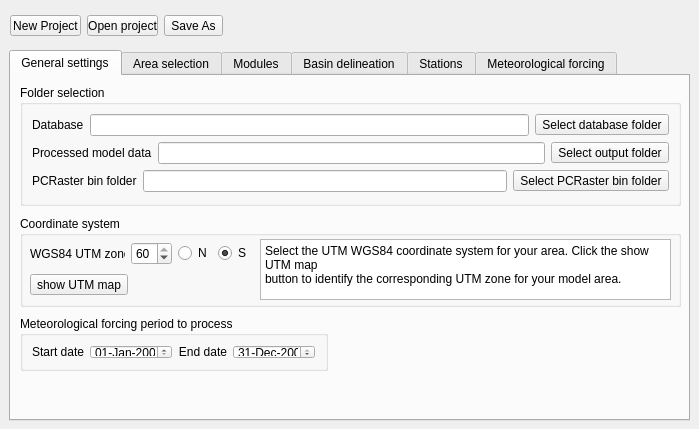
<?xml version="1.0" encoding="UTF-8"?>
<ui version="4.0">
 <class>SphyPreProcessDialog</class>
 <widget class="QDialog" name="SphyPreProcessDialog">
  <property name="geometry">
   <rect>
    <x>0</x>
    <y>0</y>
    <width>699</width>
    <height>429</height>
   </rect>
  </property>
  <property name="windowTitle">
   <string>SPHY preprocessor</string>
  </property>
  <widget class="QTabWidget" name="Tab">
   <property name="enabled">
    <bool>true</bool>
   </property>
   <property name="geometry">
    <rect>
     <x>9</x>
     <y>50</y>
     <width>681</width>
     <height>371</height>
    </rect>
   </property>
   <property name="currentIndex">
    <number>0</number>
   </property>
   <widget class="QWidget" name="generalTab">
    <attribute name="title">
     <string>General settings</string>
    </attribute>
    <widget class="QGroupBox" name="foldersGroupBox">
     <property name="geometry">
      <rect>
       <x>9</x>
       <y>9</y>
       <width>661</width>
       <height>121</height>
      </rect>
     </property>
     <property name="title">
      <string>Folder selection</string>
     </property>
     <layout class="QVBoxLayout" name="verticalLayout_2">
      <item>
       <layout class="QHBoxLayout" name="horizontalLayout_2">
        <item>
         <widget class="QLabel" name="databaseLabel">
          <property name="text">
           <string>Database</string>
          </property>
         </widget>
        </item>
        <item>
         <widget class="QLineEdit" name="databaseLineEdit">
          <property name="readOnly">
           <bool>true</bool>
          </property>
         </widget>
        </item>
        <item>
         <widget class="QToolButton" name="databaseFolderButton">
          <property name="text">
           <string>Select database folder</string>
          </property>
         </widget>
        </item>
       </layout>
      </item>
      <item>
       <layout class="QHBoxLayout" name="horizontalLayout">
        <item>
         <widget class="QLabel" name="processedModelDataLabel">
          <property name="text">
           <string>Processed model data</string>
          </property>
         </widget>
        </item>
        <item>
         <widget class="QLineEdit" name="resultsLineEdit">
          <property name="readOnly">
           <bool>true</bool>
          </property>
         </widget>
        </item>
        <item>
         <widget class="QToolButton" name="resultsFolderButton">
          <property name="text">
           <string>Select output folder</string>
          </property>
         </widget>
        </item>
       </layout>
      </item>
      <item>
       <layout class="QHBoxLayout" name="horizontalLayout_13">
        <item>
         <widget class="QLabel" name="pcrasterBinFolderLabel">
          <property name="text">
           <string>PCRaster bin folder</string>
          </property>
         </widget>
        </item>
        <item>
         <widget class="QLineEdit" name="pcrasterBinFolderLineEdit">
          <property name="readOnly">
           <bool>true</bool>
          </property>
         </widget>
        </item>
        <item>
         <widget class="QToolButton" name="pcrasterBinFolderButton">
          <property name="text">
           <string>Select PCRaster bin folder</string>
          </property>
         </widget>
        </item>
       </layout>
      </item>
     </layout>
    </widget>
    <widget class="QGroupBox" name="periodProcessGroupBox">
     <property name="geometry">
      <rect>
       <x>9</x>
       <y>240</y>
       <width>308</width>
       <height>55</height>
      </rect>
     </property>
     <property name="title">
      <string>Meteorological forcing period to process</string>
     </property>
     <layout class="QHBoxLayout" name="horizontalLayout_84">
      <item>
       <layout class="QHBoxLayout" name="horizontalLayout_4">
        <item>
         <widget class="QLabel" name="startDateLabel">
          <property name="text">
           <string>Start date</string>
          </property>
          <property name="alignment">
           <set>Qt::AlignRight|Qt::AlignTrailing|Qt::AlignVCenter</set>
          </property>
         </widget>
        </item>
        <item>
         <widget class="QDateEdit" name="startDateEdit">
          <property name="displayFormat">
           <string>dd-MMM-yyyy</string>
          </property>
         </widget>
        </item>
        <item>
         <widget class="QLabel" name="endDateLabel">
          <property name="text">
           <string>End date</string>
          </property>
          <property name="alignment">
           <set>Qt::AlignRight|Qt::AlignTrailing|Qt::AlignVCenter</set>
          </property>
         </widget>
        </item>
        <item>
         <widget class="QDateEdit" name="endDateEdit">
          <property name="date">
           <date>
            <year>2005</year>
            <month>12</month>
            <day>31</day>
           </date>
          </property>
          <property name="displayFormat">
           <string>dd-MMM-yyyy</string>
          </property>
         </widget>
        </item>
       </layout>
      </item>
     </layout>
    </widget>
    <widget class="QGroupBox" name="coordinateSystemGroupBox">
     <property name="geometry">
      <rect>
       <x>9</x>
       <y>140</y>
       <width>661</width>
       <height>91</height>
      </rect>
     </property>
     <property name="title">
      <string>Coordinate system</string>
     </property>
     <widget class="QPlainTextEdit" name="utmInfoLineEdit">
      <property name="geometry">
       <rect>
        <x>240</x>
        <y>23</y>
        <width>411</width>
        <height>61</height>
       </rect>
      </property>
      <property name="readOnly">
       <bool>true</bool>
      </property>
      <property name="plainText">
       <string>Select the UTM WGS84 coordinate system for your area. Click the show UTM map
button to identify the corresponding UTM zone for your model area.</string>
      </property>
     </widget>
     <widget class="QWidget" name="layoutWidget">
      <property name="geometry">
       <rect>
        <x>10</x>
        <y>23</y>
        <width>221</width>
        <height>61</height>
       </rect>
      </property>
      <layout class="QVBoxLayout" name="verticalLayout_3">
       <item>
        <layout class="QHBoxLayout" name="horizontalLayout_5">
         <item>
          <widget class="QLabel" name="utmLabel">
           <property name="text">
            <string>WGS84 UTM zone</string>
           </property>
          </widget>
         </item>
         <item>
          <widget class="QSpinBox" name="utmSpinBox">
           <property name="minimum">
            <number>1</number>
           </property>
           <property name="maximum">
            <number>60</number>
           </property>
           <property name="value">
            <number>60</number>
           </property>
          </widget>
         </item>
         <item>
          <widget class="QRadioButton" name="utmNRadioButton">
           <property name="text">
            <string>N</string>
           </property>
           <property name="checked">
            <bool>false</bool>
           </property>
          </widget>
         </item>
         <item>
          <widget class="QRadioButton" name="utmSRadioButton">
           <property name="text">
            <string>S</string>
           </property>
           <property name="checked">
            <bool>true</bool>
           </property>
          </widget>
         </item>
        </layout>
       </item>
       <item>
        <widget class="QToolButton" name="showUTMMapButton">
         <property name="text">
          <string>show UTM map</string>
         </property>
        </widget>
       </item>
      </layout>
     </widget>
    </widget>
    <widget class="QLabel" name="label_3">
     <property name="geometry">
      <rect>
       <x>520</x>
       <y>240</y>
       <width>151</width>
       <height>101</height>
      </rect>
     </property>
     <property name="text">
      <string/>
     </property>
     <property name="pixmap">
      <pixmap resource="resources.qrc">:/plugins/SphyPreProcess/icon.png</pixmap>
     </property>
     <property name="scaledContents">
      <bool>true</bool>
     </property>
    </widget>
   </widget>
   <widget class="QWidget" name="areaSelectionTab">
    <attribute name="title">
     <string>Area selection</string>
    </attribute>
    <widget class="QGroupBox" name="selectAreagroupBox">
     <property name="geometry">
      <rect>
       <x>9</x>
       <y>9</y>
       <width>181</width>
       <height>331</height>
      </rect>
     </property>
     <property name="autoFillBackground">
      <bool>true</bool>
     </property>
     <property name="title">
      <string>Select area</string>
     </property>
     <widget class="QToolButton" name="selectAreaButton">
      <property name="geometry">
       <rect>
        <x>10</x>
        <y>48</y>
        <width>157</width>
        <height>123</height>
       </rect>
      </property>
      <property name="palette">
       <palette>
        <active>
         <colorrole role="ButtonText">
          <brush brushstyle="SolidPattern">
           <color alpha="255">
            <red>0</red>
            <green>0</green>
            <blue>255</blue>
           </color>
          </brush>
         </colorrole>
        </active>
        <inactive>
         <colorrole role="ButtonText">
          <brush brushstyle="SolidPattern">
           <color alpha="255">
            <red>0</red>
            <green>0</green>
            <blue>255</blue>
           </color>
          </brush>
         </colorrole>
        </inactive>
        <disabled>
         <colorrole role="ButtonText">
          <brush brushstyle="SolidPattern">
           <color alpha="255">
            <red>120</red>
            <green>120</green>
            <blue>120</blue>
           </color>
          </brush>
         </colorrole>
        </disabled>
       </palette>
      </property>
      <property name="font">
       <font>
        <family>Comic Sans MS</family>
        <pointsize>9</pointsize>
        <weight>50</weight>
        <italic>false</italic>
        <bold>false</bold>
        <stylestrategy>NoAntialias</stylestrategy>
       </font>
      </property>
      <property name="cursor">
       <cursorShape>PointingHandCursor</cursorShape>
      </property>
      <property name="mouseTracking">
       <bool>false</bool>
      </property>
      <property name="autoFillBackground">
       <bool>true</bool>
      </property>
      <property name="text">
       <string>Click to select area</string>
      </property>
      <property name="icon">
       <iconset resource="resources.qrc">
        <normaloff>:/plugins/SphyPreProcess/select_area.png</normaloff>:/plugins/SphyPreProcess/select_area.png</iconset>
      </property>
      <property name="iconSize">
       <size>
        <width>150</width>
        <height>150</height>
       </size>
      </property>
      <property name="toolButtonStyle">
       <enum>Qt::ToolButtonTextUnderIcon</enum>
      </property>
     </widget>
     <widget class="QCheckBox" name="showBackgroundMapcheckBox">
      <property name="geometry">
       <rect>
        <x>11</x>
        <y>24</y>
        <width>158</width>
        <height>17</height>
       </rect>
      </property>
      <property name="text">
       <string>Show background layers</string>
      </property>
     </widget>
     <zorder>showBackgroundMapcheckBox</zorder>
     <zorder>selectAreaButton</zorder>
    </widget>
    <widget class="QGroupBox" name="areaPropertiesGroupBox">
     <property name="enabled">
      <bool>true</bool>
     </property>
     <property name="geometry">
      <rect>
       <x>200</x>
       <y>9</y>
       <width>471</width>
       <height>331</height>
      </rect>
     </property>
     <property name="title">
      <string>Area properties</string>
     </property>
     <widget class="QWidget" name="horizontalLayoutWidget_8">
      <property name="geometry">
       <rect>
        <x>10</x>
        <y>51</y>
        <width>215</width>
        <height>22</height>
       </rect>
      </property>
      <layout class="QHBoxLayout" name="horizontalLayout_9">
       <item>
        <widget class="QLabel" name="areaSizeLabel">
         <property name="text">
          <string>Area size [km2]</string>
         </property>
        </widget>
       </item>
       <item>
        <widget class="QLineEdit" name="areaSizeLineEdit">
         <property name="readOnly">
          <bool>true</bool>
         </property>
        </widget>
       </item>
      </layout>
     </widget>
     <widget class="QWidget" name="horizontalLayoutWidget_9">
      <property name="geometry">
       <rect>
        <x>10</x>
        <y>79</y>
        <width>451</width>
        <height>22</height>
       </rect>
      </property>
      <layout class="QHBoxLayout" name="horizontalLayout_8">
       <item>
        <widget class="QLabel" name="xminLabel">
         <property name="text">
          <string>xmin</string>
         </property>
        </widget>
       </item>
       <item>
        <widget class="QLineEdit" name="xminLineEdit">
         <property name="readOnly">
          <bool>true</bool>
         </property>
        </widget>
       </item>
       <item>
        <widget class="QLabel" name="xmaxLabel">
         <property name="text">
          <string>xmax</string>
         </property>
        </widget>
       </item>
       <item>
        <widget class="QLineEdit" name="xmaxLineEdit">
         <property name="readOnly">
          <bool>true</bool>
         </property>
        </widget>
       </item>
       <item>
        <widget class="QLabel" name="columnsLabel">
         <property name="text">
          <string>columns</string>
         </property>
        </widget>
       </item>
       <item>
        <widget class="QLineEdit" name="columnsLineEdit">
         <property name="readOnly">
          <bool>true</bool>
         </property>
        </widget>
       </item>
      </layout>
     </widget>
     <widget class="QWidget" name="horizontalLayoutWidget_10">
      <property name="geometry">
       <rect>
        <x>10</x>
        <y>107</y>
        <width>451</width>
        <height>22</height>
       </rect>
      </property>
      <layout class="QHBoxLayout" name="horizontalLayout_10">
       <item>
        <widget class="QLabel" name="yminLabel">
         <property name="text">
          <string>ymin</string>
         </property>
        </widget>
       </item>
       <item>
        <widget class="QLineEdit" name="yminLineEdit">
         <property name="readOnly">
          <bool>true</bool>
         </property>
        </widget>
       </item>
       <item>
        <widget class="QLabel" name="ymaxLabel">
         <property name="text">
          <string>ymax</string>
         </property>
        </widget>
       </item>
       <item>
        <widget class="QLineEdit" name="ymaxLineEdit">
         <property name="readOnly">
          <bool>true</bool>
         </property>
        </widget>
       </item>
       <item>
        <widget class="QLabel" name="rowsLabel">
         <property name="text">
          <string>rows</string>
         </property>
        </widget>
       </item>
       <item>
        <widget class="QLineEdit" name="rowsLineEdit">
         <property name="readOnly">
          <bool>true</bool>
         </property>
        </widget>
       </item>
      </layout>
     </widget>
     <widget class="QWidget" name="horizontalLayoutWidget_5">
      <property name="geometry">
       <rect>
        <x>240</x>
        <y>50</y>
        <width>221</width>
        <height>22</height>
       </rect>
      </property>
      <layout class="QHBoxLayout" name="horizontalLayout_6">
       <item>
        <widget class="QLabel" name="numberCellsLabel">
         <property name="text">
          <string>Number of cells</string>
         </property>
        </widget>
       </item>
       <item>
        <widget class="QLineEdit" name="numberCellsLineEdit">
         <property name="readOnly">
          <bool>true</bool>
         </property>
        </widget>
       </item>
      </layout>
     </widget>
     <widget class="QWidget" name="horizontalLayoutWidget_4">
      <property name="geometry">
       <rect>
        <x>10</x>
        <y>135</y>
        <width>451</width>
        <height>22</height>
       </rect>
      </property>
      <layout class="QHBoxLayout" name="horizontalLayout_3">
       <item>
        <widget class="QLabel" name="spatialResolutionLabel">
         <property name="text">
          <string>Set spatial resolution [m]</string>
         </property>
        </widget>
       </item>
       <item>
        <widget class="QSpinBox" name="spatialResolutionSpinBox">
         <property name="maximum">
          <number>100000</number>
         </property>
         <property name="singleStep">
          <number>10</number>
         </property>
         <property name="value">
          <number>500</number>
         </property>
        </widget>
       </item>
       <item>
        <widget class="QToolButton" name="calculateAreaPropsButton">
         <property name="text">
          <string>Re-calculate area properties</string>
         </property>
        </widget>
       </item>
      </layout>
     </widget>
     <widget class="QWidget" name="horizontalLayoutWidget_2">
      <property name="geometry">
       <rect>
        <x>10</x>
        <y>23</y>
        <width>451</width>
        <height>22</height>
       </rect>
      </property>
      <layout class="QHBoxLayout" name="horizontalLayout_11">
       <item>
        <widget class="QLabel" name="selectedAreaMapLabel">
         <property name="text">
          <string>Selected area</string>
         </property>
        </widget>
       </item>
       <item>
        <widget class="QLineEdit" name="selectedAreaMapLineEdit">
         <property name="readOnly">
          <bool>true</bool>
         </property>
        </widget>
       </item>
      </layout>
     </widget>
     <widget class="QWidget" name="horizontalLayoutWidget_3">
      <property name="geometry">
       <rect>
        <x>10</x>
        <y>160</y>
        <width>451</width>
        <height>31</height>
       </rect>
      </property>
      <layout class="QHBoxLayout" name="horizontalLayout_12">
       <item>
        <widget class="QToolButton" name="createModelCloneButton">
         <property name="text">
          <string>Create model clone</string>
         </property>
        </widget>
       </item>
       <item>
        <widget class="QLineEdit" name="cloneLineEdit">
         <property name="readOnly">
          <bool>true</bool>
         </property>
        </widget>
       </item>
      </layout>
     </widget>
    </widget>
   </widget>
   <widget class="QWidget" name="modulesTab">
    <attribute name="title">
     <string>Modules</string>
    </attribute>
    <widget class="QGroupBox" name="modulesGroupBox">
     <property name="geometry">
      <rect>
       <x>11</x>
       <y>11</y>
       <width>138</width>
       <height>331</height>
      </rect>
     </property>
     <property name="title">
      <string>Modules to process</string>
     </property>
     <layout class="QVBoxLayout" name="verticalLayout">
      <item>
       <widget class="QCheckBox" name="glacierModCheckBox">
        <property name="text">
         <string>Glaciers</string>
        </property>
       </widget>
      </item>
      <item>
       <widget class="QCheckBox" name="snowModCheckBox">
        <property name="text">
         <string>Snow</string>
        </property>
       </widget>
      </item>
      <item>
       <widget class="QCheckBox" name="groundwaterModCheckBox">
        <property name="text">
         <string>Groundwater</string>
        </property>
       </widget>
      </item>
      <item>
       <widget class="QCheckBox" name="routingModCheckBox">
        <property name="text">
         <string>Routing</string>
        </property>
       </widget>
      </item>
      <item>
       <widget class="QCheckBox" name="dynamicVegModCheckBox">
        <property name="enabled">
         <bool>false</bool>
        </property>
        <property name="text">
         <string>Dynamic vegetation</string>
        </property>
       </widget>
      </item>
      <item>
       <widget class="QCheckBox" name="lakesModCheckBox">
        <property name="enabled">
         <bool>false</bool>
        </property>
        <property name="text">
         <string>Lakes</string>
        </property>
       </widget>
      </item>
      <item>
       <widget class="QCheckBox" name="reservorisModCheckBox">
        <property name="enabled">
         <bool>false</bool>
        </property>
        <property name="text">
         <string>Reservoirs</string>
        </property>
       </widget>
      </item>
      <item>
       <widget class="QCheckBox" name="sedimentModCheckBox">
        <property name="enabled">
         <bool>false</bool>
        </property>
        <property name="text">
         <string>Sediment</string>
        </property>
       </widget>
      </item>
     </layout>
    </widget>
    <widget class="QGroupBox" name="mapsGroupBox">
     <property name="geometry">
      <rect>
       <x>155</x>
       <y>11</y>
       <width>131</width>
       <height>331</height>
      </rect>
     </property>
     <property name="title">
      <string>Maps to process</string>
     </property>
     <layout class="QVBoxLayout" name="verticalLayout_4">
      <item>
       <widget class="QListWidget" name="modulesListWidget"/>
      </item>
     </layout>
    </widget>
    <widget class="QGroupBox" name="processLog1GroupBox">
     <property name="geometry">
      <rect>
       <x>295</x>
       <y>11</y>
       <width>371</width>
       <height>331</height>
      </rect>
     </property>
     <property name="title">
      <string>Process log</string>
     </property>
     <layout class="QGridLayout" name="gridLayout_3">
      <item row="0" column="0" colspan="2">
       <widget class="QTextEdit" name="processLog1TextEdit">
        <property name="readOnly">
         <bool>true</bool>
        </property>
       </widget>
      </item>
      <item row="1" column="0">
       <widget class="QProgressBar" name="initialMapsProgressBar">
        <property name="value">
         <number>0</number>
        </property>
       </widget>
      </item>
      <item row="1" column="1">
       <widget class="QToolButton" name="createInitialMapsToolButton">
        <property name="text">
         <string>Create initial maps</string>
        </property>
       </widget>
      </item>
     </layout>
    </widget>
   </widget>
   <widget class="QWidget" name="basinDelineationTab">
    <attribute name="title">
     <string>Basin delineation</string>
    </attribute>
    <widget class="QGroupBox" name="processLog2GroupBox">
     <property name="geometry">
      <rect>
       <x>10</x>
       <y>94</y>
       <width>431</width>
       <height>251</height>
      </rect>
     </property>
     <property name="title">
      <string>Process log</string>
     </property>
     <layout class="QGridLayout" name="gridLayout">
      <item row="1" column="1">
       <widget class="QToolButton" name="delineateButton">
        <property name="enabled">
         <bool>false</bool>
        </property>
        <property name="text">
         <string>Delineate basin</string>
        </property>
       </widget>
      </item>
      <item row="0" column="0" colspan="2">
       <widget class="QTextEdit" name="processLog2TextEdit">
        <property name="readOnly">
         <bool>true</bool>
        </property>
       </widget>
      </item>
      <item row="1" column="0">
       <widget class="QProgressBar" name="delineateProgressBar">
        <property name="value">
         <number>0</number>
        </property>
       </widget>
      </item>
     </layout>
    </widget>
    <widget class="QGroupBox" name="outletsGroupBox">
     <property name="geometry">
      <rect>
       <x>10</x>
       <y>10</y>
       <width>661</width>
       <height>78</height>
      </rect>
     </property>
     <property name="title">
      <string>Basin settings</string>
     </property>
     <layout class="QFormLayout" name="formLayout">
      <item row="0" column="0" colspan="2">
       <layout class="QHBoxLayout" name="horizontalLayout_14">
        <item>
         <widget class="QLineEdit" name="outletsLineEdit">
          <property name="readOnly">
           <bool>true</bool>
          </property>
         </widget>
        </item>
        <item>
         <widget class="QToolButton" name="selectOutletsButton">
          <property name="text">
           <string>Select outlet(s) shapefile</string>
          </property>
         </widget>
        </item>
       </layout>
      </item>
      <item row="1" column="0">
       <widget class="QCheckBox" name="clipMaskCheckBox">
        <property name="text">
         <string>Clip to basin mask</string>
        </property>
       </widget>
      </item>
      <item row="1" column="1">
       <widget class="QCheckBox" name="createSubBasinCheckBox">
        <property name="text">
         <string>Create sub-basins</string>
        </property>
       </widget>
      </item>
     </layout>
    </widget>
    <widget class="QLabel" name="label">
     <property name="geometry">
      <rect>
       <x>450</x>
       <y>90</y>
       <width>211</width>
       <height>251</height>
      </rect>
     </property>
     <property name="autoFillBackground">
      <bool>true</bool>
     </property>
     <property name="text">
      <string/>
     </property>
     <property name="pixmap">
      <pixmap resource="resources.qrc">:/plugins/SphyPreProcess/delineation.png</pixmap>
     </property>
     <property name="scaledContents">
      <bool>true</bool>
     </property>
     <property name="margin">
      <number>5</number>
     </property>
    </widget>
   </widget>
   <widget class="QWidget" name="stationsTab">
    <attribute name="title">
     <string>Stations</string>
    </attribute>
    <widget class="QGroupBox" name="processLog3GroupBox">
     <property name="geometry">
      <rect>
       <x>10</x>
       <y>79</y>
       <width>381</width>
       <height>261</height>
      </rect>
     </property>
     <property name="title">
      <string>Process log</string>
     </property>
     <layout class="QVBoxLayout" name="verticalLayout_5">
      <item>
       <widget class="QTextEdit" name="processLog3TextEdit">
        <property name="readOnly">
         <bool>true</bool>
        </property>
       </widget>
      </item>
      <item>
       <widget class="QToolButton" name="stationsButton">
        <property name="enabled">
         <bool>true</bool>
        </property>
        <property name="text">
         <string>Create stations</string>
        </property>
       </widget>
      </item>
     </layout>
    </widget>
    <widget class="QGroupBox" name="groupBox">
     <property name="geometry">
      <rect>
       <x>10</x>
       <y>10</y>
       <width>661</width>
       <height>61</height>
      </rect>
     </property>
     <property name="title">
      <string>Stations for time-series output</string>
     </property>
     <layout class="QHBoxLayout" name="horizontalLayout_15">
      <item>
       <layout class="QHBoxLayout" name="horizontalLayout_16">
        <item>
         <widget class="QLineEdit" name="stationsLineEdit">
          <property name="readOnly">
           <bool>true</bool>
          </property>
         </widget>
        </item>
        <item>
         <widget class="QToolButton" name="selectStationsButton">
          <property name="text">
           <string>Select station(s) shapefile</string>
          </property>
         </widget>
        </item>
       </layout>
      </item>
     </layout>
    </widget>
    <widget class="QLabel" name="label_2">
     <property name="geometry">
      <rect>
       <x>400</x>
       <y>80</y>
       <width>271</width>
       <height>261</height>
      </rect>
     </property>
     <property name="text">
      <string/>
     </property>
     <property name="pixmap">
      <pixmap resource="resources.qrc">:/plugins/SphyPreProcess/stations.png</pixmap>
     </property>
     <property name="scaledContents">
      <bool>true</bool>
     </property>
    </widget>
   </widget>
   <widget class="QWidget" name="meteoTab">
    <attribute name="title">
     <string>Meteorological forcing</string>
    </attribute>
    <widget class="QGroupBox" name="forcingGroupBox">
     <property name="geometry">
      <rect>
       <x>10</x>
       <y>10</y>
       <width>361</width>
       <height>51</height>
      </rect>
     </property>
     <property name="title">
      <string>Meteorological forcings to process</string>
     </property>
     <layout class="QHBoxLayout" name="horizontalLayout_17">
      <item>
       <widget class="QCheckBox" name="precFlagCheckBox">
        <property name="text">
         <string>Precipitation</string>
        </property>
        <property name="checked">
         <bool>true</bool>
        </property>
       </widget>
      </item>
      <item>
       <widget class="QCheckBox" name="tempFlagCheckBox">
        <property name="text">
         <string>Temperature</string>
        </property>
        <property name="checked">
         <bool>true</bool>
        </property>
       </widget>
      </item>
     </layout>
    </widget>
    <widget class="QGroupBox" name="precGroupBox">
     <property name="geometry">
      <rect>
       <x>10</x>
       <y>70</y>
       <width>361</width>
       <height>131</height>
      </rect>
     </property>
     <property name="title">
      <string>Precipitation</string>
     </property>
     <widget class="QRadioButton" name="precDBRadioButton">
      <property name="geometry">
       <rect>
        <x>10</x>
        <y>20</y>
        <width>69</width>
        <height>17</height>
       </rect>
      </property>
      <property name="text">
       <string>Database</string>
      </property>
      <property name="checked">
       <bool>true</bool>
      </property>
     </widget>
     <widget class="QGroupBox" name="precFilesGroupBox">
      <property name="geometry">
       <rect>
        <x>10</x>
        <y>40</y>
        <width>341</width>
        <height>85</height>
       </rect>
      </property>
      <property name="title">
       <string>CSV files</string>
      </property>
      <layout class="QGridLayout" name="gridLayout_5">
       <item row="0" column="0">
        <layout class="QVBoxLayout" name="verticalLayout_6">
         <item>
          <layout class="QHBoxLayout" name="horizontalLayout_18">
           <item>
            <widget class="QLineEdit" name="precLocFileLineEdit">
             <property name="readOnly">
              <bool>true</bool>
             </property>
            </widget>
           </item>
           <item>
            <widget class="QToolButton" name="precLocToolButton">
             <property name="text">
              <string>Select location file</string>
             </property>
            </widget>
           </item>
          </layout>
         </item>
         <item>
          <layout class="QHBoxLayout" name="horizontalLayout_19">
           <item>
            <widget class="QLineEdit" name="precDataFileLineEdit">
             <property name="readOnly">
              <bool>true</bool>
             </property>
            </widget>
           </item>
           <item>
            <widget class="QToolButton" name="precDataToolButton">
             <property name="text">
              <string>Select data file</string>
             </property>
            </widget>
           </item>
          </layout>
         </item>
        </layout>
       </item>
      </layout>
     </widget>
     <widget class="QRadioButton" name="precCSVRadioButton">
      <property name="geometry">
       <rect>
        <x>110</x>
        <y>20</y>
        <width>145</width>
        <height>17</height>
       </rect>
      </property>
      <property name="text">
       <string>User defined station data</string>
      </property>
     </widget>
    </widget>
    <widget class="QGroupBox" name="processLog4GroupBox">
     <property name="geometry">
      <rect>
       <x>380</x>
       <y>10</y>
       <width>291</width>
       <height>331</height>
      </rect>
     </property>
     <property name="title">
      <string>Process log</string>
     </property>
     <widget class="QTextEdit" name="processLog4TextEdit">
      <property name="geometry">
       <rect>
        <x>10</x>
        <y>23</y>
        <width>271</width>
        <height>271</height>
       </rect>
      </property>
      <property name="readOnly">
       <bool>true</bool>
      </property>
     </widget>
     <widget class="QToolButton" name="forcingToolButton">
      <property name="geometry">
       <rect>
        <x>200</x>
        <y>300</y>
        <width>81</width>
        <height>21</height>
       </rect>
      </property>
      <property name="text">
       <string>Create forcing</string>
      </property>
     </widget>
     <widget class="QProgressBar" name="forcingProgressBar">
      <property name="geometry">
       <rect>
        <x>10</x>
        <y>300</y>
        <width>181</width>
        <height>21</height>
       </rect>
      </property>
      <property name="value">
       <number>0</number>
      </property>
     </widget>
    </widget>
    <widget class="QGroupBox" name="tempGroupBox">
     <property name="geometry">
      <rect>
       <x>10</x>
       <y>200</y>
       <width>361</width>
       <height>141</height>
      </rect>
     </property>
     <property name="title">
      <string>Temperature</string>
     </property>
     <widget class="QRadioButton" name="tempDBRadioButton">
      <property name="geometry">
       <rect>
        <x>10</x>
        <y>20</y>
        <width>69</width>
        <height>17</height>
       </rect>
      </property>
      <property name="text">
       <string>Database</string>
      </property>
      <property name="checked">
       <bool>true</bool>
      </property>
     </widget>
     <widget class="QRadioButton" name="tempCSVRadioButton">
      <property name="geometry">
       <rect>
        <x>110</x>
        <y>20</y>
        <width>145</width>
        <height>17</height>
       </rect>
      </property>
      <property name="text">
       <string>User defined station data</string>
      </property>
     </widget>
     <widget class="QGroupBox" name="tempFilesGroupBox">
      <property name="geometry">
       <rect>
        <x>10</x>
        <y>46</y>
        <width>341</width>
        <height>85</height>
       </rect>
      </property>
      <property name="title">
       <string>CSV files</string>
      </property>
      <layout class="QGridLayout" name="gridLayout_2">
       <item row="0" column="0">
        <layout class="QVBoxLayout" name="verticalLayout_7">
         <item>
          <layout class="QHBoxLayout" name="horizontalLayout_20">
           <item>
            <widget class="QLineEdit" name="tempLocFileLineEdit">
             <property name="readOnly">
              <bool>true</bool>
             </property>
            </widget>
           </item>
           <item>
            <widget class="QToolButton" name="tempLocToolButton">
             <property name="text">
              <string>Select location file</string>
             </property>
            </widget>
           </item>
          </layout>
         </item>
         <item>
          <layout class="QHBoxLayout" name="horizontalLayout_21">
           <item>
            <widget class="QLineEdit" name="tempDataFileLineEdit">
             <property name="readOnly">
              <bool>true</bool>
             </property>
            </widget>
           </item>
           <item>
            <widget class="QToolButton" name="tempDataToolButton">
             <property name="text">
              <string>Select data file</string>
             </property>
            </widget>
           </item>
          </layout>
         </item>
        </layout>
       </item>
      </layout>
     </widget>
    </widget>
   </widget>
  </widget>
  <widget class="QWidget" name="horizontalLayoutWidget">
   <property name="geometry">
    <rect>
     <x>10</x>
     <y>10</y>
     <width>213</width>
     <height>31</height>
    </rect>
   </property>
   <layout class="QHBoxLayout" name="horizontalLayout_7">
    <item>
     <widget class="QToolButton" name="newButton">
      <property name="text">
       <string>New Project</string>
      </property>
     </widget>
    </item>
    <item>
     <widget class="QToolButton" name="openButton">
      <property name="text">
       <string>Open project</string>
      </property>
     </widget>
    </item>
    <item>
     <widget class="QToolButton" name="saveAsButton">
      <property name="text">
       <string>Save As</string>
      </property>
     </widget>
    </item>
   </layout>
  </widget>
 </widget>
 <resources>
  <include location="resources.qrc"/>
 </resources>
 <connections/>
</ui>
